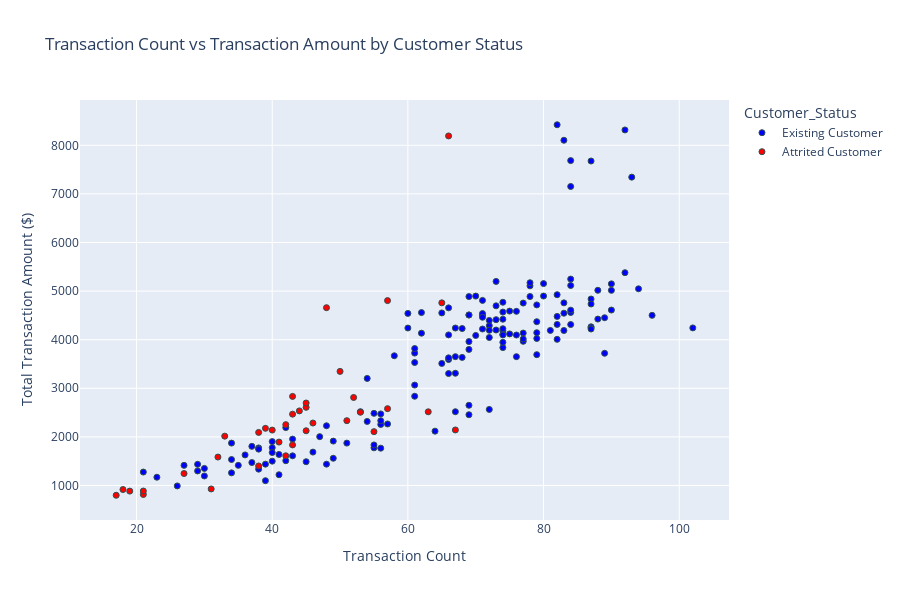

The cell this chart's notebook holds for it:
### Markdown cell above
This graph ghjkjhgfghjkjhg

### Code cell
# Interactive scatter plot: Customer Status Analysis
fig = px.scatter(bc, 
                x='Total_Trans_Count', 
                y='Total_Trans_Amount',
                color='Customer_Status',
                title='Transaction Count vs Transaction Amount by Customer Status',
                labels={
                    'Total_Trans_Count': 'Transaction Count',
                    'Total_Trans_Amount': 'Total Transaction Amount ($)'
                },
                color_discrete_map={
                    'Existing Customer': 'blue',
                    'Attrited Customer': 'red'
                })

fig.update_traces(marker=dict(line=dict(width=1, color='DarkSlateGray')))
fig.update_layout(
    width=900,
    height=600,
    xaxis_title='Transaction Count',
    yaxis_title='Total Transaction Amount ($)'
)

fig.show()

### Figure 1 — Plotly figure (JSON) as saved in the notebook; plotly's stock layout.template omitted (floating-point values rounded to 4 significant figures; data arrays with more than 128 entries replaced by an {"elided": "..."} marker saying what was removed)
{"data": [{"hovertemplate": "Customer_Status=Existing Customer<br>Transaction Count=%{x}<br>Total Transaction Amount ($)=%{y}<extra></extra>", "legendgroup": "Existing Customer", "marker": {"color": "blue", "line": {"color": "DarkSlateGray", "width": 1}, "symbol": "circle"}, "mode": "markers", "name": "Existing Customer", "orientation": "v", "showlegend": true, "type": "scatter", "x": {"elided": "160 int values"}, "xaxis": "x", "y": {"elided": "160 int values"}, "yaxis": "y"}, {"hovertemplate": "Customer_Status=Attrited Customer<br>Transaction Count=%{x}<br>Total Transaction Amount ($)=%{y}<extra></extra>", "legendgroup": "Attrited Customer", "marker": {"color": "red", "line": {"color": "DarkSlateGray", "width": 1}, "symbol": "circle"}, "mode": "markers", "name": "Attrited Customer", "orientation": "v", "showlegend": true, "type": "scatter", "x": [66, 45, 32, 38, 18, 44, 55, 65, 21, 63, 31, 46, 17, 41, 57, 21, 40, 51, 33, 27, 48, 19, 45, 42, 53, 43, 57, 43, 45, 67, 39, 42, 38, 52, 50, 43], "xaxis": "x", "y": [8193, 2608, 1585, 2092, 916, 2535, 2108, 4758, 815, 2516, 929, 2285, 799, 1893, 4804, 886, 2140, 2334, 2015, 1246, 4659, 884, 2126, 2252, 2507, 1835, 2581, 2468, 2697, 2143, 2176, 1611, 1402, 2811, 3348, 2833], "yaxis": "y"}], "layout": {"height": 600, "legend": {"title": {"text": "Customer_Status"}, "tracegroupgap": 0}, "title": {"text": "Transaction Count vs Transaction Amount by Customer Status"}, "width": 900, "xaxis": {"anchor": "y", "domain": [0, 1], "title": {"text": "Transaction Count"}}, "yaxis": {"anchor": "x", "domain": [0, 1], "title": {"text": "Total Transaction Amount ($)"}}}}
